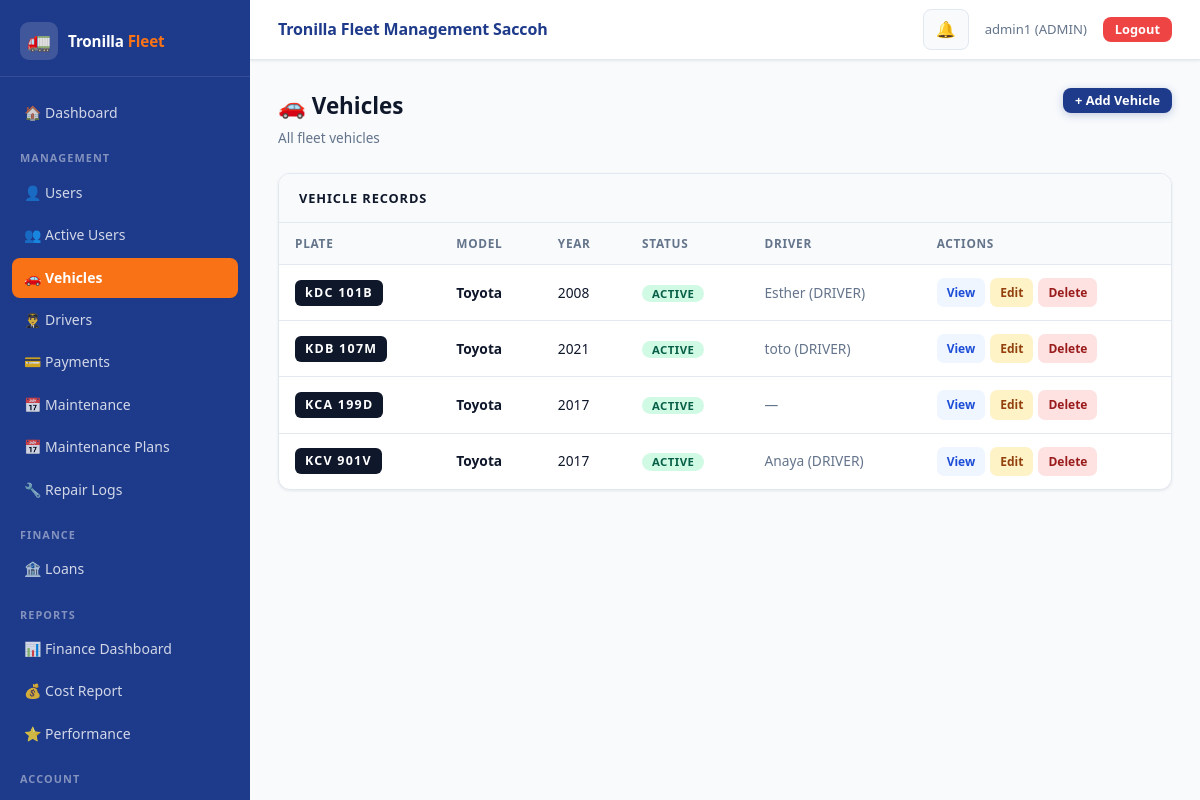
Page /vehicles/ (signed in) on the committed database.
### accounts/models.py (models this page shows, shortened)
class User(AbstractUser):
    ROLE_CHOICES = (
        ('ADMIN', 'Admin'),
        ('DRIVER', 'Driver'),
    )
    role = models.CharField(
        max_length=10,
        choices=ROLE_CHOICES,
        default='DRIVER'
    )
    phone_number = models.CharField(
        max_length=15,
        blank=True,
        null=True,
        unique=True
    )
    is_active_driver = models.BooleanField(default=True)
    def __str__(self):
        return f"{self.username} ({self.role})"

### vehicles/models.py (models this page shows, shortened)
class Vehicle(models.Model):
    STATUS_CHOICES = (
        ('ACTIVE', 'Active'),
        ('MAINTENANCE', 'Under Maintenance'),
        ('INACTIVE', 'Inactive'),
    )
    number_plate = models.CharField(max_length=20, unique=True)
    model = models.CharField(max_length=100)
    year = models.PositiveIntegerField()
    status = models.CharField(
        max_length=20,
        choices=STATUS_CHOICES,
        default='ACTIVE'
    )
    assigned_driver = models.ForeignKey(
        User,
        on_delete=models.SET_NULL,
        null=True,
        blank=True,
        limit_choices_to={'role': 'DRIVER'}
    )

### vehicles/views.py (the view)
# urls.py: path('', views.vehicle_list, name='vehicle_list'),
@admin_required
def vehicle_list(request):
    vehicles = get_all_vehicles()
    return render(request, 'vehicle_list.html', {'vehicles': vehicles})

### accounts/permissions.py (called while the page is built)
def admin_required(view_func):
    @wraps(view_func)
    def wrapper(request, *args, **kwargs):
        if request.user.is_authenticated and request.user.role == 'ADMIN':
            response = view_func(request, *args, **kwargs)
            response['Cache-Control'] = 'no-cache, no-store, must-revalidate'
            response['Pragma'] = 'no-cache'
            response['Expires'] = '0'
            return response
        return redirect('login')
    return wrapper

### notifications/context_processors.py (called while the page is built)
def notification_context(request):
    if request.user.is_authenticated:
        notifications = get_user_notifications(request.user)[:10]  # 🔥 limit for navbar
        unread_count = get_unread_count(request.user)
    else:
        notifications = []
        unread_count = 0
    return {
        "notifications": notifications,
        "unread_count": unread_count
    }

### notifications/services.py (called while the page is built)
def get_user_notifications(user):
    return Notification.objects.filter(user=user)

def get_unread_count(user):
    return Notification.objects.filter(
        user=user,
        is_read=False
    ).count()

### vehicles/services.py (called while the page is built)
def get_all_vehicles():
    return Vehicle.objects.select_related('assigned_driver').all()

### vehicles/templates/vehicle_list.html (shortened to what this page needs)
{% extends 'base.html' %}
{% block content %}
<div class="page-header">
  <div>
    <div class="page-title">🚗 Vehicles</div>
    <div class="page-sub">All fleet vehicles</div>
  </div>
  <a href="{% url 'vehicle_create' %}" class="btn btn-primary btn-sm">+ Add Vehicle</a>
</div>
<div class="table-card">
  <div class="table-card-head">Vehicle Records</div>
  {% if vehicles %}
  <table>
    <thead>
      <tr>
        <th>Plate</th>
        <th>Model</th>
        <th>Year</th>
        <th>Status</th>
        <th>Driver</th>
        <th>Actions</th>
      </tr>
    </thead>
    <tbody>
      {% for v in vehicles %}
      <tr>
        <td><span class="plate-tag">{{ v.number_plate }}</span></td>
        <td style="font-weight:600;">{{ v.model }}</td>
        <td>{{ v.year }}</td>
        <td>
          <span class="badge
            {% if v.status == 'ACTIVE' %}bs-active
            {% elif v.status == 'MAINTENANCE' %}bs-maintenance
            {% else %}bs-inactive{% endif %}">
            {{ v.status }}
          </span>
        </td>
        <td style="color:var(--text-muted);">{{ v.assigned_driver|default:"—" }}</td>
        <td>
          <div style="display:flex;gap:5px;flex-wrap:wrap;">
            <a href="{% url 'vehicle_detail' v.id %}" class="action-btn btn-view">View</a>
            <a href="{% url 'vehicle_update' v.id %}" class="action-btn btn-edit">Edit</a>
            <a href="{% url 'vehicle_delete' v.id %}" class="action-btn btn-delete">Delete</a>
          </div>
        </td>
      </tr>
      {% endfor %}
    </tbody>
  </table>
  {% else %}
    <div class="empty-state">No vehicles found.</div>
  {% endif %}
</div>
{% endblock %}

### accounts/templates/base.html (shortened to what this page needs)
<!DOCTYPE html>
<html lang="en">
{% load static %}
<head>
  <link href="https://cdn.jsdelivr.net/npm/bootstrap@5.3.0/dist/css/bootstrap.min.css" rel="stylesheet">
  <link rel="stylesheet" href="{% static 'css/style.css' %}">
</head>
<body>
<div class="layout-wrap">
  <aside class="sidebar" id="sidebar">
    <div class="sidebar-brand">
      <div class="brand-icon">🚛</div>
      <div class="brand-name">Tronilla <span>Fleet</span></div>
    </div>
    <nav class="sidebar-nav" onclick="handleNavClick(event)">
      {% if request.user.is_authenticated %}
        <a href="{% if request.user.role == 'ADMIN' %}{% url 'admin_dashboard' %}{% else %}{% url 'driver_dashboard' %}{% endif %}">
          🏠 Dashboard
        </a>
        {% if request.user.role == 'ADMIN' %}
          <div class="sidebar-section-label">Management</div>
          <a href="{% url 'user_list' %}">👤 Users</a>
          <a href="{% url 'active_users' %}">👥 Active Users</a>
          <a href="{% url 'vehicle_list' %}">🚗 Vehicles</a>
          <a href="{% url 'driver_list' %}">👨‍✈️ Drivers</a>
          <a href="{% url 'admin_payment_list' %}">💳 Payments</a>
          <a href="{% url 'schedule_list' %}">📅 Maintenance</a>
          <a href="{% url 'maintenance_plans' %}">📅 Maintenance Plans</a>
          <a href="{% url 'repair_logs' %}">🔧 Repair Logs</a>
          <div class="sidebar-section-label">Finance</div>
          <a href="{% url 'loan_list' %}">🏦 Loans</a>
          <div class="sidebar-section-label">Reports</div>
          <a href="{% url 'dashboard' %}">📊 Finance Dashboard</a>
          <a href="{% url 'cost_report' %}">💰 Cost Report</a>
          <a href="{% url 'performance_report' %}">⭐ Performance</a>
        {% endif %}
        <div class="sidebar-section-label">Account</div>
        <a href="{% url 'logout' %}" style="color:#fca5a5;">🚪 Logout</a>
      {% endif %}
    </nav>
  </aside>
  <div class="main-wrap">
    <header class="topbar">
      <div class="topbar-title">Tronilla Fleet Management Saccoh</div>
      <div class="topbar-right">
        {% if request.user.is_authenticated %}
          <div style="position:relative;">
            <button class="notif-btn" id="notif-toggle">
              🔔
            </button>
          </div>
          <span class="topbar-user">{{ request.user.username }} ({{ request.user.role }})</span>
          <a href="{% url 'logout' %}" class="btn btn-danger btn-sm d-md-inline-flex">Logout</a>
        {% endif %}
      </div>
    </header>
    <div class="page-content">
      {% block content %}{% endblock %}
    </div>
  </div>
</div>
</body>
</html>

### vehicles/templates/vehicle_list.html (style rules this page uses)
:root { --radius:12px; --border:#e2e8f0; --surface:#fff; --surface-2:#f8fafc; --text-main:#0f172a; --text-muted:#64748b; --shadow-sm:0 1px 3px rgba(0,0,0,.08); }
.page-header { display:flex; justify-content:space-between; align-items:flex-start; margin-bottom:24px; flex-wrap:wrap; gap:12px; }
.page-title { font-size:1.4rem; font-weight:800; color:var(--text-main); margin:0; }
.page-sub { font-size:.85rem; color:var(--text-muted); margin-top:3px; }
.table-card { background:var(--surface); border:1px solid var(--border); border-radius:var(--radius); box-shadow:var(--shadow-sm); overflow:hidden; }
.table-card-head { padding:14px 20px; border-bottom:1px solid var(--border); background:var(--surface-2); font-weight:700; font-size:.8rem; text-transform:uppercase; letter-spacing:.07em; color:var(--text-main); }
table { width:100%; border-collapse:collapse; font-size:.86rem; }
thead th { padding:11px 16px; background:var(--surface-2); border-bottom:1px solid var(--border); font-size:.73rem; text-transform:uppercase; letter-spacing:.06em; color:var(--text-muted); font-weight:600; text-align:left; white-space:nowrap; }
tbody td { padding:13px 16px; border-bottom:1px solid var(--border); vertical-align:middle; }
tbody tr:last-child td { border-bottom:none; }
.plate-tag { background:var(--text-main); color:#fff; border-radius:6px; padding:3px 10px; font-size:.78rem; font-weight:800; letter-spacing:.1em; display:inline-block; }

### rows in the picture
User: user.username "admin1", user.role "ADMIN"
Vehicle: number_plate "kDC 101B", model "Toyota", year "2008", status "ACTIVE", assigned_driver "Esther (DRIVER)"
Vehicle: number_plate "KDB 107M", model "Toyota", year "2021", status "ACTIVE", assigned_driver "toto (DRIVER)"
Vehicle: number_plate "KCA 199D", model "Toyota", year "2017", status "ACTIVE", assigned_driver "—"
Vehicle: number_plate "KCV 901V", model "Toyota", year "2017", status "ACTIVE", assigned_driver "Anaya (DRIVER)"
